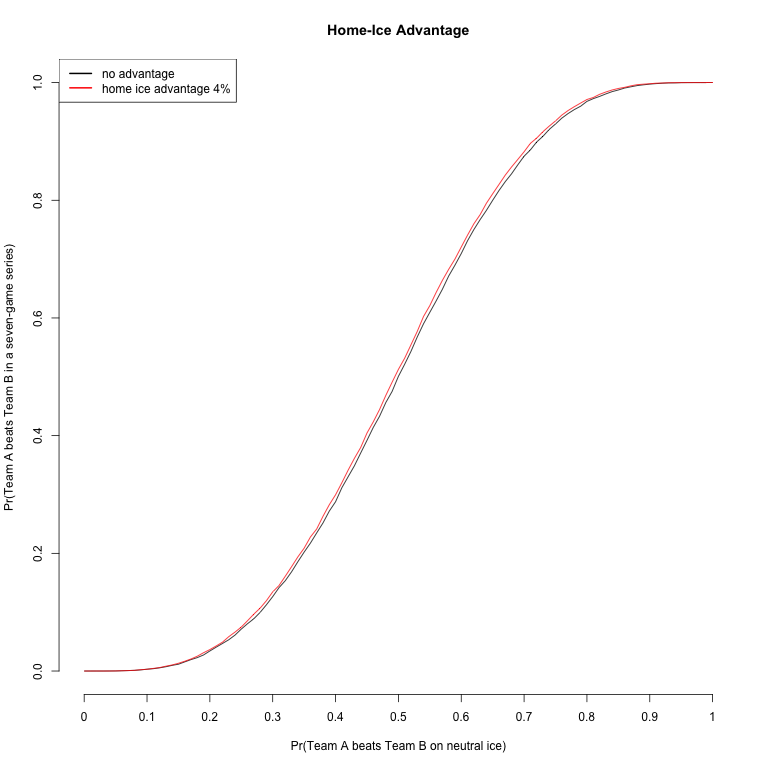

Reproduce this figure in R.
#################################
##                             ##
##      HOME-ICE SIMULATOR     ##
##                             ##
##          Joe Walsh          ##
## https://github.com/jtwalsh0 ##
##        April 17, 2014       ##
##                             ##
#################################


## This script uses simulation to estimate the probability of one team beating
## another in a seven-game series.  Many observers argue that playing the majority
## of games on one's own ice significantly increases the probability of winning 
## the series; for example, see Nicholas Goss's article in Bleacher Report
## (http://bleacherreport.com/articles/1630882-how-much-does-home-ice-matter-in-the-stanley-cup-playoffs).
## It is true that teams with home-ice advantage tend to win their series, but they 
## also tend to get there by being the better team.  How important is home-ice
## advantage once we control for the relative quality of the teams?
##
## The script's user chooses three inputs: 
##   - p.teamA is the probability that team A
##   - p.home.ice is the increased probability that team A beats team B on team A's
##     ice and the probability that team B beats team A on team B's ice.  The 
##     default is 0.04, which was the single-game home-ice advantage in 2013 (see
##     http://www.sportingcharts.com/nhl/stats/team-home-and-away-winning-percentages/2013/).
##   - n.simulations is the number of series we would like to simulate for each p.teamA.
##     The more simulations we use, the more precise our estimates will be but the
##     longer the estimate takes to finish.
##
## The script plots the results.


# Set the seed for replicability
set.seed(12345)


# Create a function that takes
function.probability.of.winning.series <- function(p.teamA=.5, p.home.ice=.04, n.simulations=1000){

  # Matrix to store how many games each team won in a simulated series.
  # Each team starts with zero wins.
  series.results <- matrix(0, nrow=n.simulations, ncol=2)
    colnames( series.results ) <- c("TeamA", "TeamB")

  # At the extremes (e.g. probability of sharks winning is .01 and home-ice
  # advantage is .03), the probabilities can top 1 or drop below 0.  Fix that.
  with.home.ice <- p.teamA + p.home.ice
    if( with.home.ice < 0 )  with.home.ice <- 0
    if( with.home.ice > 1 )  with.home.ice <- 1
  without.home.ice <- p.teamA - p.home.ice
    if( without.home.ice < 0 )  without.home.ice <- 0
    if( without.home.ice > 1 )  without.home.ice <- 1
    
  for(i in 1:n.simulations){
  
    # Cycle until a team wins four games
    while( (series.results[i,1] < 4)  &  (series.results[i,2] < 4) ){
            
      if( sum(series.results[i,]) < 2 ){  # First two games played at teamA
        teamA.wins.the.game <- rbinom(n=1, size=1, prob=with.home.ice)
        if( teamA.wins.the.game == 1 ) series.results[i,1] <- series.results[i,1] + 1  else  series.results[i,2] <- series.results[i,2] + 1
      } else if( sum(series.results[i,]) >= 2  &  sum(series.results[i,]) < 4){  # Next two games at teamB
        teamA.wins.the.game <- rbinom(n=1, size=1, prob=without.home.ice)
        if( teamA.wins.the.game == 1 ) series.results[i,1] <- series.results[i,1] + 1  else  series.results[i,2] <- series.results[i,2] + 1
      } else if( sum(series.results[i,]) == 4){  # Fifth game at teamA
        teamA.wins.the.game <- rbinom(n=1, size=1, prob=with.home.ice)
        if( teamA.wins.the.game == 1 ) series.results[i,1] <- series.results[i,1] + 1  else  series.results[i,2] <- series.results[i,2] + 1
      } else if( sum(series.results[i,]) == 5){  # Sixth game at teamB
        teamA.wins.the.game <- rbinom(n=1, size=1, prob=without.home.ice)
        if( teamA.wins.the.game == 1 ) series.results[i,1] <- series.results[i,1] + 1  else  series.results[i,2] <- series.results[i,2] + 1
      } else if( sum(series.results[i,]) == 6){  # Seventh game at teamA
        teamA.wins.the.game <- rbinom(n=1, size=1, prob=with.home.ice)
        if( teamA.wins.the.game == 1 ) series.results[i,1] <- series.results[i,1] + 1  else  series.results[i,2] <- series.results[i,2] + 1
      }
        
    }
  
  }

  # series.results==4 creates a table of TRUE values where the cell equals 4
  # and FALSE values where it does not.  R treats TRUE as 1 and FALSE as 0 in 
  # arithmetic operations -- go ahead, type TRUE + TRUE and see what you get --
  # so I use the mean function and apply to get the proportion of series wins
  # for each team.
  return( apply(series.results==4, 2, mean) )

}



# Matrix to store results for home-ice advantage of .00 (no advantage)
matrix.probability.of.winning.series.00 <- matrix(NA, nrow=101, ncol=2)
  rownames(matrix.probability.of.winning.series.00) <- paste("p = ", 0:100/100, sep="")
  colnames(matrix.probability.of.winning.series.00) <- c("teamA", "teamB")

# Matrix to store results for home-ice advantage of .04
matrix.probability.of.winning.series.04 <- matrix(NA, nrow=101, ncol=2)
  rownames(matrix.probability.of.winning.series.04) <- paste("p = ", 0:100/100, sep="")
  colnames(matrix.probability.of.winning.series.04) <- c("teamA", "teamB")

for(i in 1:101){
  
  # Print the value of p.teamA so the user knows much progress the computer has made
  print((i-1)/100)
  
  # Store the results of no home-ice advantage in the appropriate matrix
  matrix.probability.of.winning.series.00[i,] <- function.probability.of.winning.series( p.teamA=(i-1)/100, p.home.ice=.00, n.simulations <- 1000 )
  
  # Store the results of home-ice advantage (4% is the default)
  matrix.probability.of.winning.series.04[i,] <- function.probability.of.winning.series( p.teamA=(i-1)/100, p.home.ice=.04, n.simulations <- 1000 )

}


# Plot the results
png("home-ice advantage.png")
  
  plot(x=c(0,1), y=c(0,1), type='n', axes=FALSE, 
       main="Home-Ice Advantage",
       xlab="Pr(Team A beats Team B on neutral ice)",
       ylab="Pr(Team A beats Team B in a seven-game series)")
  
  axis(1, at=0:10/10, labels=0:10/10)
  axis(2)
  
  points(0:100/100, matrix.probability.of.winning.series.00[,1], type='l', col='black')
  points(0:100/100, matrix.probability.of.winning.series.04[,1], type='l', col='red')
  
  legend('topleft', lwd=2, col=c("black","red"), legend=c("no advantage", "home ice advantage 4%"))

dev.off()
